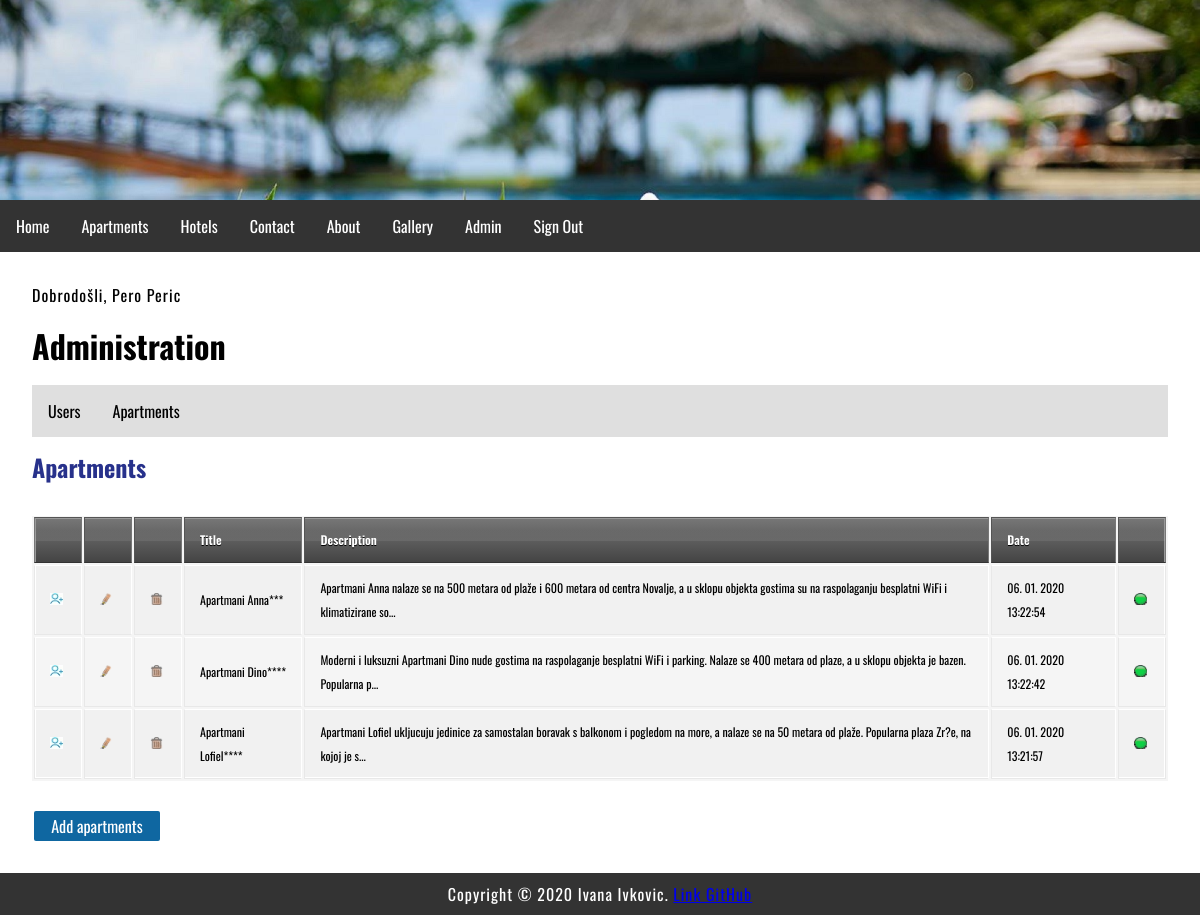
Screenshot of /index.php?menu=9&action=2 (signed in) with the database file from the repository.
### tables this page shows
CREATE TABLE `apartments` (
  `id` int(11) NOT NULL,
  `title` varchar(255) NOT NULL,
  `description` text NOT NULL,
  `date` timestamp NOT NULL DEFAULT current_timestamp() ON UPDATE current_timestamp(),
  `picture` varchar(255) NOT NULL,
  `archive` enum('Y','N') NOT NULL
);

### functions.php (called while the page is built)
<?php
	function pickerDateToMysql($pickerDate){
		$date = DateTime::createFromFormat('Y-m-d H:i:s', $pickerDate);
		return $date->format('d. m. Y H:i:s');
	}
?>

### admin/apartments.php (the view, shortened to what this page needs)
<?php
	if (isset($_GET['id']) && $_GET['id'] != '') {
		$query  = "SELECT * FROM apartments";
		$query .= " WHERE id=".$_GET['id'];
		$query .= " ORDER BY date DESC";
		$result = @mysqli_query($MySQL, $query);
		$row = @mysqli_fetch_array($result);
		print '
		<h2>Apartments overview</h2>
		<div class="apartments">
			<img src="apartments/' . $row['picture'] . '" alt="' . $row['title'] . '" title="' . $row['title'] . '">
			<h2>' . $row['title'] . '</h2>
			' . $row['description'] . '
			<time datetime="' . $row['date'] . '">' . pickerDateToMysql($row['date']) . '</time>
			<hr>
		</div>
		<p><a href="index.php?menu='.$menu.'&amp;action='.$action.'">Back</a></p>';
	}
	else {
		print '
		<h2>Apartments</h2>
		<div id="apartments">
			<table>
				<thead>
					<tr>
						<th width="16"></th>
						<th width="16"></th>
						<th width="16"></th>
						<th>Title</th>
						<th>Description</th>
						<th>Date</th>
						<th width="16"></th>
					</tr>
				</thead>
				<tbody>';
				$query  = "SELECT * FROM apartments";
				$query .= " ORDER BY date DESC";
				$result = @mysqli_query($MySQL, $query);
				while($row = @mysqli_fetch_array($result)) {
					print '
					<tr>
						<td><a href="index.php?menu='.$menu.'&amp;action='.$action.'&amp;id=' .$row['id']. '"><img src="img/user.jpg" alt="user"></a></td>
						<td><a href="index.php?menu='.$menu.'&amp;action='.$action.'&amp;edit=' .$row['id']. '"><img src="img/edit.png" alt="uredi"></a></td>
						<td><a href="index.php?menu='.$menu.'&amp;action='.$action.'&amp;delete=' .$row['id']. '"><img src="img/delete.png" alt="obriši"></a></td>
						<td>' . $row['title'] . '</td>
						<td>';
						if(strlen($row['description']) > 160) {
                            echo substr(strip_tags($row['description']), 0, 160).'...';
                        } else {
                            echo strip_tags($row['description']);
                        }
						print '
						</td>
						<td>' . pickerDateToMysql($row['date']) . '</td>
						<td>';
							if ($row['archive'] == 'Y') { print '<img src="img/inactive.png" alt="" title="" />'; }
                            else if ($row['archive'] == 'N') { print '<img src="img/active.png" alt="" title="" />'; }
						print '
						</td>
					</tr>';
				}
			print '
				</tbody>
			</table>
			<a href="index.php?menu=' . $menu . '&amp;action=' . $action . '&amp;add=true" class="AddLink">Add apartments</a>
		</div>';
	}
?>

### style.css (style rules this page uses)
body, html { font-family: 'Oswald', sans-serif; margin: 0; font-size: 16px; }
h1,h2 { margin: 0.5em 0; font-size: 2em; }
h2 { font-size: 1.5em; color: #27318b; }
main a { color: #27318b; text-decoration: none; }
p { margin: 1em 0; line-height: 1.4em; letter-spacing: 1px; }
img { width: 80%; }
.AddLink { -moz-border-radius: 2px; border-radius: 2px; -webkit-border-radius: 2px; color: #FFFFFF ; display: block; background-color: #0f67a1; margin: 8px 2px; padding: 3px; width: 120px; text-align: center; }
table { background: #f5f5f5; border-collapse: separate; box-shadow: inset 0 1px 0 #fff; font-size: 12px; line-height: 24px; margin: 30px auto; text-align: left; width: 100%; }
th { background: url(http://jackrugile.com/images/misc/noise-diagonal.png), linear-gradient(#777, #444); border-left: 1px solid #555; border-right: 1px solid #777; border-top: 1px solid #555; border-bottom: 1px solid #333; box-shadow: inset 0 1px 0 #999; color: #fff; font-weight: bold; padding: 10px 15px; position: relative; text-shadow: 0 1px 0 #000; }
th:after { background: linear-gradient(rgba(255,255,255,0), rgba(255,255,255,.08)); content: ''; display: block; height: 25%; left: 0; margin: 1px 0 0 0; position: absolute; top: 25%; width: 100%; }
th:first-child { border-left: 1px solid #777; box-shadow: inset 1px 1px 0 #999; }
th:last-child { box-shadow: inset -1px 1px 0 #999; }
td { border-right: 1px solid #fff; border-left: 1px solid #e8e8e8; border-top: 1px solid #fff; border-bottom: 1px solid #e8e8e8; padding: 10px 15px; position: relative; transition: all 300ms; }
td:first-child { box-shadow: inset 1px 0 0 #fff; }
td:last-child { border-right: 1px solid #e8e8e8; box-shadow: inset -1px 0 0 #fff; }
tr { background: url(http://jackrugile.com/images/misc/noise-diagonal.png); }
tr:nth-child(odd) td { background: #f1f1f1 url(http://jackrugile.com/images/misc/noise-diagonal.png); }
tr:last-of-type td { box-shadow: inset 0 -1px 0 #fff; }
tr:last-of-type td:first-child { box-shadow: inset 1px -1px 0 #fff; }
tr:last-of-type td:last-child { box-shadow: inset -1px -1px 0 #fff; }

### rows the page displays
apartments: title "Apartmani Anna***", description "Apartmani Anna nalaze se na 500 metara od plaže i 600 metara od centra Novalje, a u sklopu objekta gostima su na raspolaganju besplatni WiFi i klimatizirane so", date "06. 01. 2020 13:22:54"
apartments: title "Apartmani Dino****", description "Moderni i luksuzni Apartmani Dino nude gostima na raspolaganje besplatni WiFi i parking. Nalaze se 400 metara od plaze, a u sklopu objekta je bazen. Popularna p", date "06. 01. 2020 13:22:42"
apartments: title "Apartmani Lofiel****", description "Apartmani Lofiel ukljucuju jedinice za samostalan boravak s balkonom i pogledom na more, a nalaze se na 50 metara od plaže. Popularna plaza Zr?e, na kojoj je s", date "06. 01. 2020 13:21:57"

### other values shown
$_SESSION['message'] "Dobrodošli, Pero Peric"
